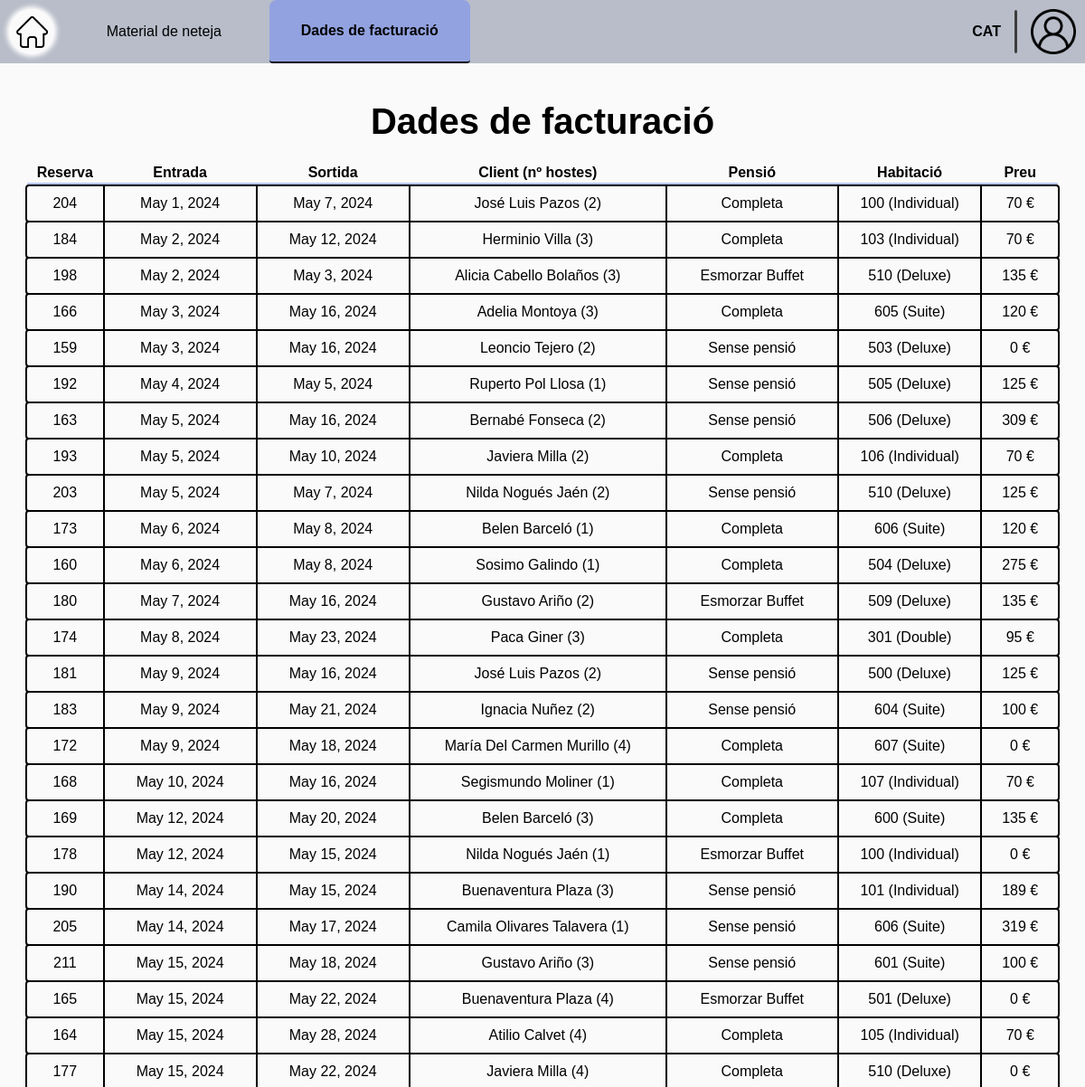
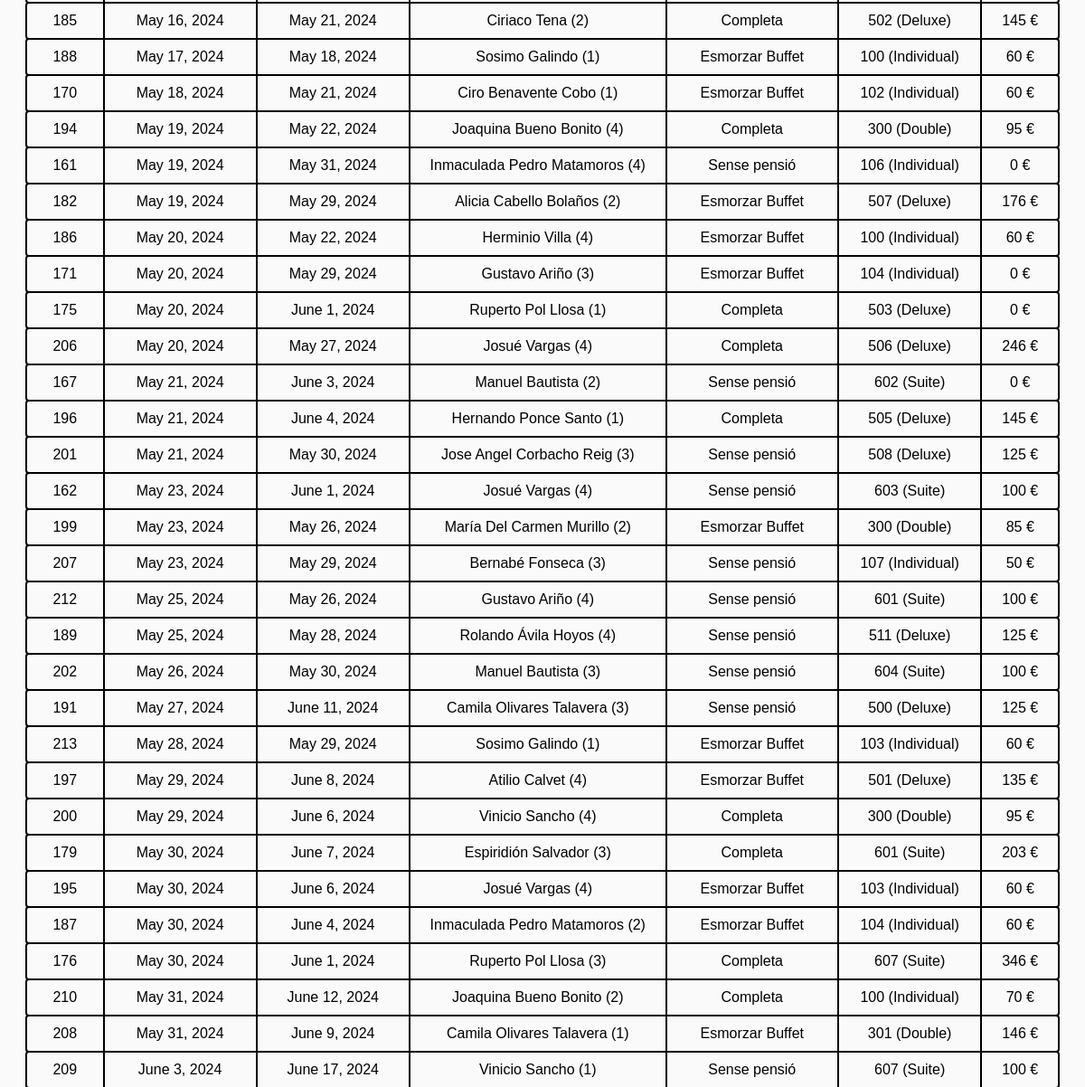
Before: /accountant/billing (signed in) with the older database file (2 pictures, top to bottom).
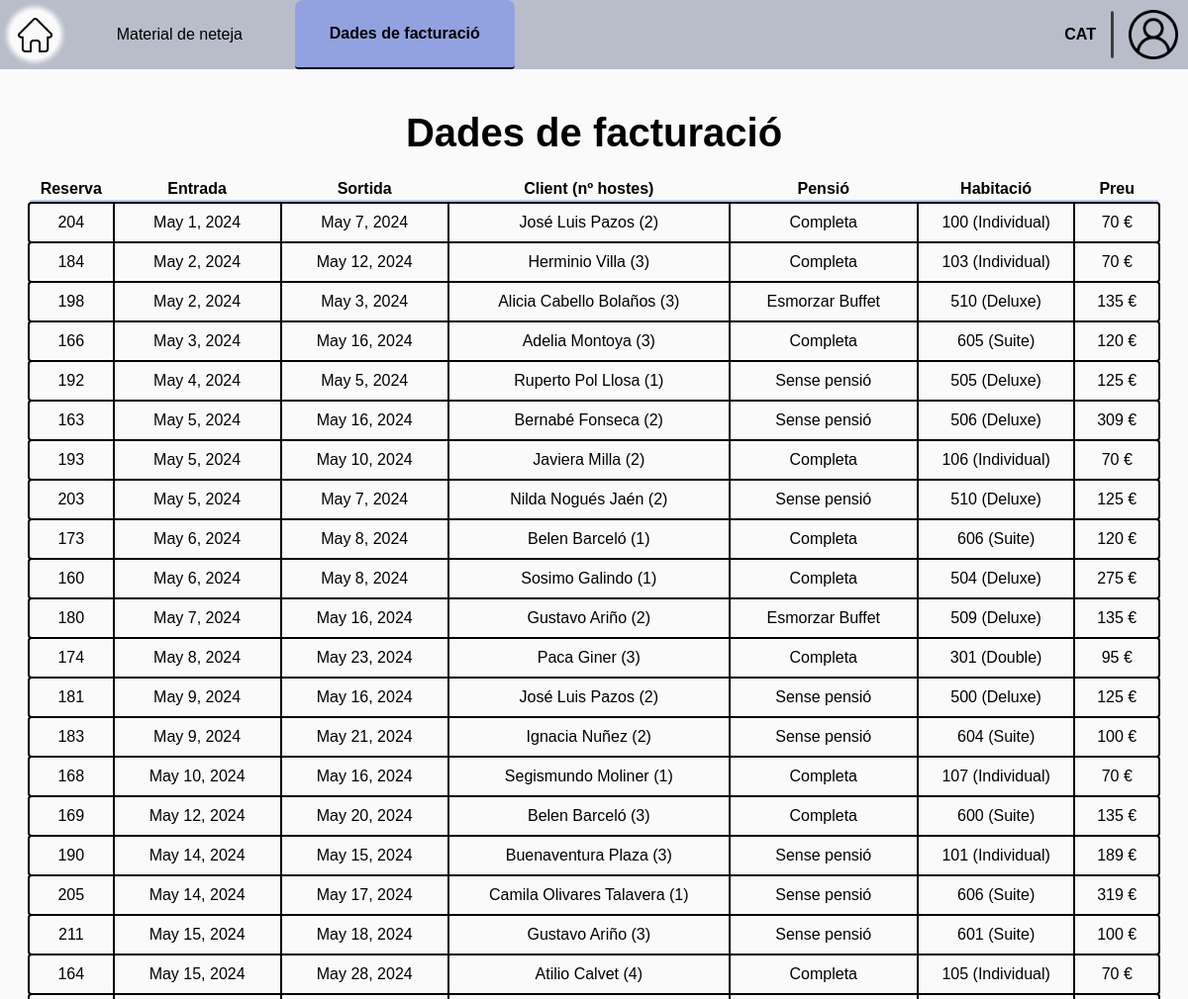
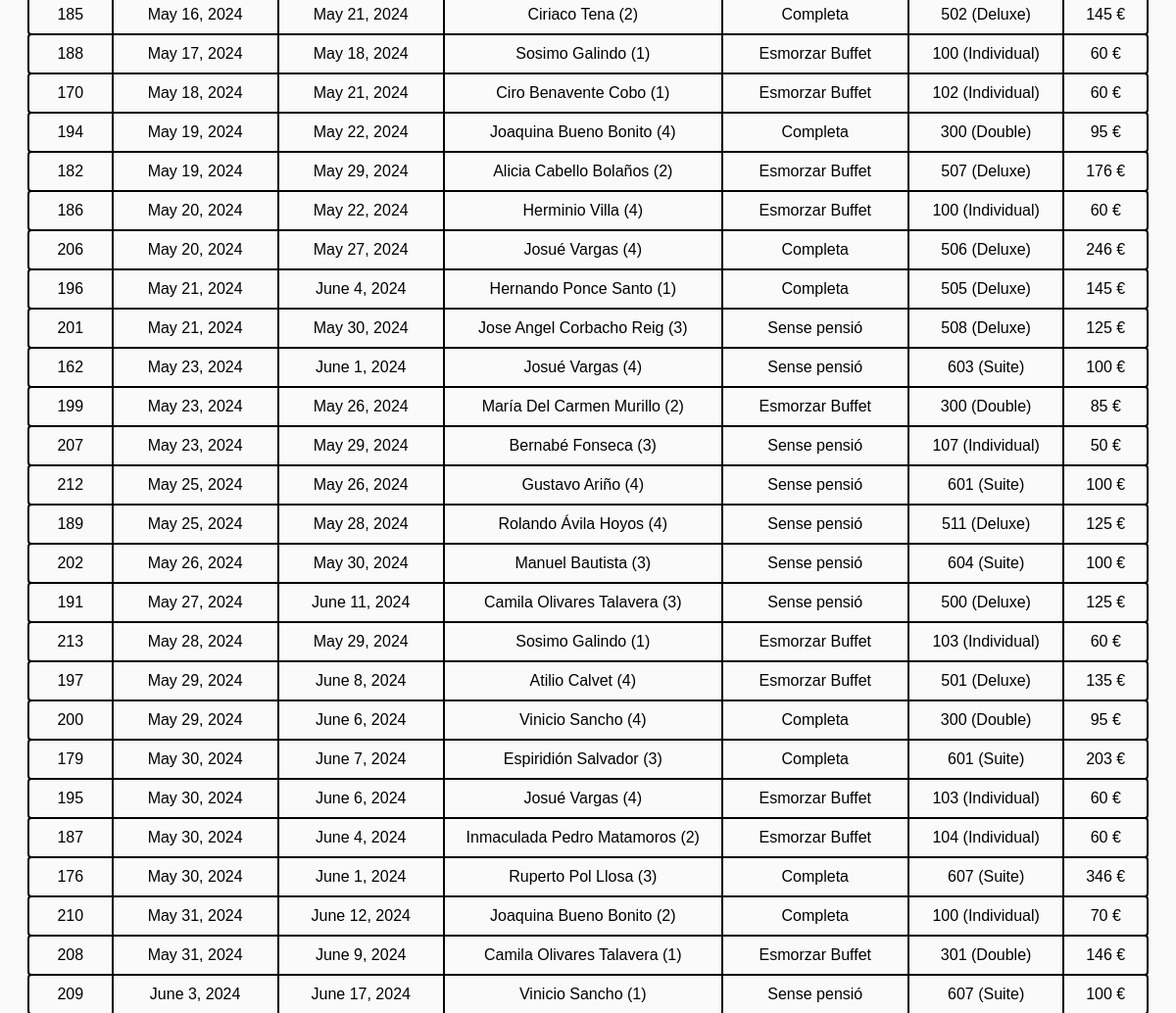
After: the same page with the newer database file (2 pictures, top to bottom).
### Reception/models.py (models this page shows, shortened)
class RoomReservation(models.Model):
    client = models.ForeignKey(Client, on_delete=models.CASCADE)
    room = models.ForeignKey(Room, on_delete=models.CASCADE, to_field='id')
    entry = models.DateField()
    exit = models.DateField()
    pension_type = models.CharField(
        max_length=c.DROPDOWN_MAX_LENGTH,
        choices=c.get_pension_types,
        default='Sense pensió'
    )
    num_guests = models.IntegerField()
    is_active = models.BooleanField(default=True)
    check_in_active = models.BooleanField(default=False)
    check_out_active = models.BooleanField(default=False)
    tourist_tax_paid = models.BooleanField(default=False)
    class Meta:
        unique_together = ('room', 'entry', 'exit')

class HotelUser(AbstractUser):
    email = models.EmailField()
    phone_number = models.CharField(max_length=c.PHONE_NUMBER_LENGTH)
    id_number = models.CharField(max_length=c.ID_NUMBER, blank=True, unique=True)

class Room(models.Model):
    is_clean = models.BooleanField()
    is_taken = models.BooleanField()
    room_num = models.IntegerField(unique=True)
    room_type = models.CharField(
        max_length=c.DROPDOWN_MAX_LENGTH,
        choices=c.get_room_types,
        default='Double'
    )
    room_price = models.IntegerField(default=0)
    cleaner = models.ForeignKey(Worker, on_delete=models.SET_NULL, null=True, blank=True,
                                limit_choices_to={'type': 'cleaner'})

### Accountant/views.py (the view)
# urls.py: path('billing', v.billing_data, name='billing_data'),
@worker_required('accountant')
def billing_data(request):
    reservations = RoomReservation.objects.select_related('room').prefetch_related(
        'despeses',
        'extracosts_set'
    ).order_by('entry')
    reservation_details = []
    for reservation in reservations:
        despeses = getattr(reservation, 'despeses', None)
        extra_costs = ExtraCosts.objects.filter(room_reservation=reservation)
        total_extra_costs = extra_costs.aggregate(Sum('extra_costs_price'))['extra_costs_price__sum'] or 0
        if despeses:
            total_price = despeses.room_type_costs + despeses.pension_costs + total_extra_costs
        else:
            total_price = total_extra_costs
        reservation_details.append({
            'reservation': reservation,
            'despeses': despeses,
            'extra_costs': extra_costs,
            'total_price': total_price
        })
    return render(request, 'worker/accountant/billing_data.html', {
        'reservation_details': reservation_details
    })

### templates/worker/accountant/billing_data.html (shortened to what this page needs)
{% extends "worker/accountant/base_accountant.html" %}
{% load static %}
{% block extra_css %}
    <link rel="stylesheet" href="{% static 'css/worker/accountant/accountant_billing_data.css' %}">
{% endblock extra_css %}
{% block id_billing_data %} id="current-page" {% endblock id_billing_data %}
{% block content %}
    <div class="main">
        <h1 class="subsection-title">Dades de facturació</h1>
        <ul class="reservation-list">
            <ul class="list-index">
                <li id="reservation-id">Reserva</li>
                <li id="entry">Entrada</li>
                <li id="exit">Sortida</li>
                <li id="name">Client (nº hostes)</li>
                <li id="pension">Pensió</li>
                <li id="num-guests">Habitació</li>
                <li id="cost">Preu</li>
            </ul>
            <div id="divider"></div>
            {% for detail in reservation_details %}
                <div class="list-div">
                    <li>
                        <div id="reservation-id">{{ detail.reservation.id }}</div>
                        <div id="entry">{{ detail.reservation.entry }}</div>
                        <div id="exit">{{ detail.reservation.exit }}</div>
                        <div id="name">{{ detail.reservation.client.first_name }} {{ detail.reservation.client.last_name }} ({{ detail.reservation.num_guests }})</div>
                        <div id="pension">{{ detail.reservation.pension_type }}</div>
                        <div id="num-guests">{{ detail.reservation.room.room_num }} ({{ detail.reservation.room.room_type }})</div>
                        <div id="cost">{{ detail.total_price }} €</div>
                    </li>
                </div>
            {% empty %}
                <tr>
                    <td colspan="8">No hi ha dades de facturació disponibles.</td>
                </tr>
            {% endfor %}
        </ul>
    </div>
{% endblock content %}

Changed rows visible on the page:
removed RoomReservation: reservation.id "159", reservation.entry "May 3, 2024", reservation.exit "May 16, 2024", reservation.client.first_name "Leoncio", reservation.client.last_name "Tejero", reservation.num_guests "2", reservation.pension_type "Sense pensió", reservation.room.room_num "503", reservation.room.room_type "Deluxe", total_price "0"
removed RoomReservation: reservation.id "172", reservation.entry "May 9, 2024", reservation.exit "May 18, 2024", reservation.client.first_name "María Del Carmen", reservation.client.last_name "Murillo", reservation.num_guests "4", reservation.pension_type "Completa", reservation.room.room_num "607", reservation.room.room_type "Suite", total_price "0"
removed RoomReservation: reservation.id "178", reservation.entry "May 12, 2024", reservation.exit "May 15, 2024", reservation.client.first_name "Nilda", reservation.client.last_name "Nogués Jaén", reservation.num_guests "1", reservation.pension_type "Esmorzar Buffet", reservation.room.room_num "100", reservation.room.room_type "Individual", total_price "0"
removed RoomReservation: reservation.id "165", reservation.entry "May 15, 2024", reservation.exit "May 22, 2024", reservation.client.first_name "Buenaventura", reservation.client.last_name "Plaza", reservation.num_guests "4", reservation.pension_type "Esmorzar Buffet", reservation.room.room_num "501", reservation.room.room_type "Deluxe", total_price "0"
removed RoomReservation: reservation.id "177", reservation.entry "May 15, 2024", reservation.exit "May 22, 2024", reservation.client.first_name "Javiera", reservation.client.last_name "Milla", reservation.num_guests "4", reservation.pension_type "Completa", reservation.room.room_num "510", reservation.room.room_type "Deluxe", total_price "0"
removed RoomReservation: reservation.id "161", reservation.entry "May 19, 2024", reservation.exit "May 31, 2024", reservation.client.first_name "Inmaculada", reservation.client.last_name "Pedro Matamoros", reservation.num_guests "4", reservation.pension_type "Sense pensió", reservation.room.room_num "106", reservation.room.room_type "Individual", total_price "0"
removed RoomReservation: reservation.id "171", reservation.entry "May 20, 2024", reservation.exit "May 29, 2024", reservation.client.first_name "Gustavo", reservation.client.last_name "Ariño", reservation.num_guests "3", reservation.pension_type "Esmorzar Buffet", reservation.room.room_num "104", reservation.room.room_type "Individual", total_price "0"
removed RoomReservation: reservation.id "175", reservation.entry "May 20, 2024", reservation.exit "June 1, 2024", reservation.client.first_name "Ruperto", reservation.client.last_name "Pol Llosa", reservation.num_guests "1", reservation.pension_type "Completa", reservation.room.room_num "503", reservation.room.room_type "Deluxe", total_price "0"
removed RoomReservation: reservation.id "167", reservation.entry "May 21, 2024", reservation.exit "June 3, 2024", reservation.client.first_name "Manuel", reservation.client.last_name "Bautista", reservation.num_guests "2", reservation.pension_type "Sense pensió", reservation.room.room_num "602", reservation.room.room_type "Suite", total_price "0"
